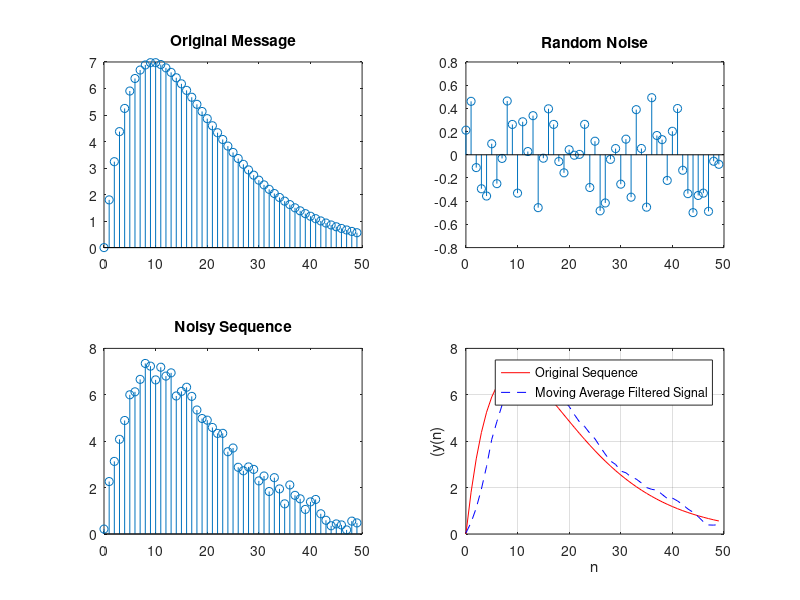

Write the MATLAB code that produced this figure.
N=50;%number of samples
m=0:1:N-1;
d=rand(N,1)-0.5;%noise with mean 0 and lies between -0.5 to 0.5

s=2*m.*(0.9.^m);%original Sequence

x=s+d'; %noisy sequence

subplot(2,2,1)
stem(m,s)
title('Original Message')

subplot(2,2,2)
stem(m,d)
title('Random Noise')

subplot(2,2,3)
stem(m, x)
title('Noisy Sequence')

subplot(2,2,4)
plot(m, d, 'r-', m, s, 'b--', m, x, 'm--')
legend('noise','original message', 'noisy message')

M=input('Value of M=');% Value of M from key board
b=ones(M, 1)/M;
y=filter(b,1,x);
plot(m,s,'r-',m,y,'b--')
legend('Original Sequence', 'Moving Average Filtered Signal')
grid on
xlabel('n')
ylabel('(y(n)')